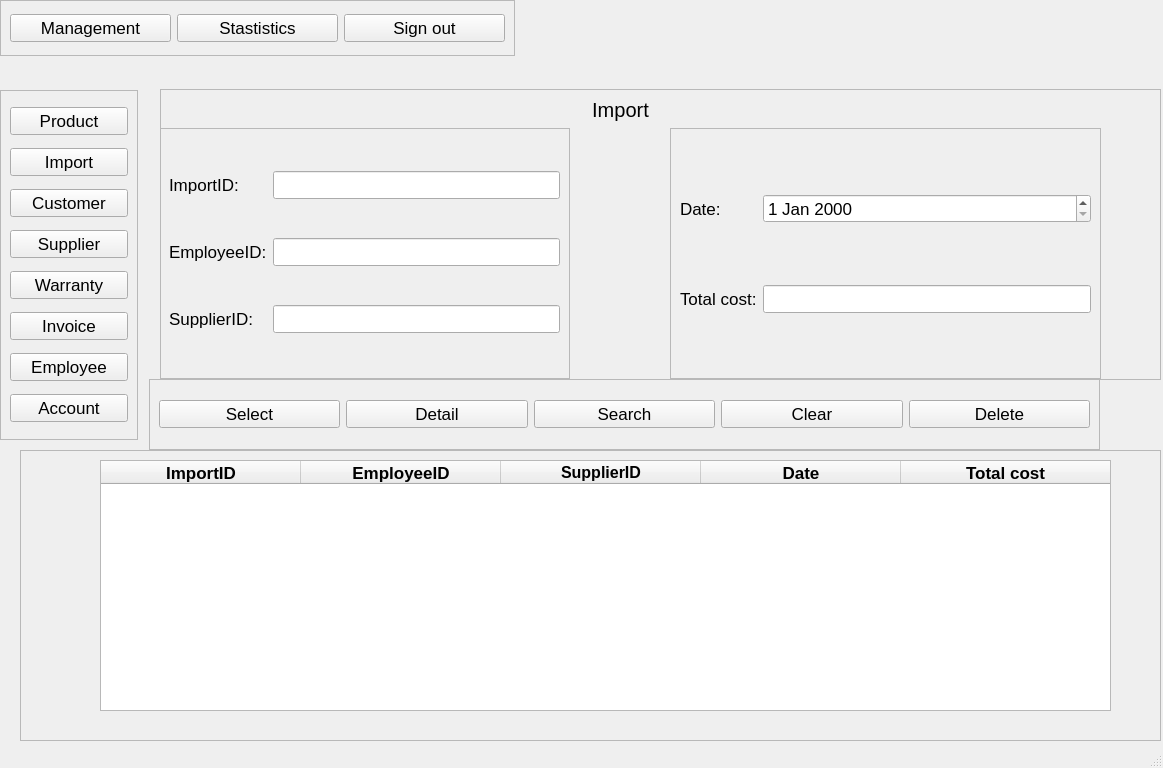
<?xml version="1.0" encoding="UTF-8"?>
<ui version="4.0">
 <class>ImportAdmin</class>
 <widget class="QMainWindow" name="ImportAdmin">
  <property name="geometry">
   <rect>
    <x>0</x>
    <y>0</y>
    <width>1163</width>
    <height>768</height>
   </rect>
  </property>
  <property name="font">
   <font>
    <pointsize>13</pointsize>
   </font>
  </property>
  <property name="windowTitle">
   <string>MainWindow</string>
  </property>
  <widget class="QWidget" name="centralwidget">
   <widget class="QFrame" name="frame">
    <property name="geometry">
     <rect>
      <x>20</x>
      <y>450</y>
      <width>1141</width>
      <height>291</height>
     </rect>
    </property>
    <property name="frameShape">
     <enum>QFrame::StyledPanel</enum>
    </property>
    <property name="frameShadow">
     <enum>QFrame::Raised</enum>
    </property>
    <widget class="QTableWidget" name="table">
     <property name="geometry">
      <rect>
       <x>80</x>
       <y>10</y>
       <width>1011</width>
       <height>251</height>
      </rect>
     </property>
     <property name="focusPolicy">
      <enum>Qt::NoFocus</enum>
     </property>
     <property name="showGrid">
      <bool>false</bool>
     </property>
     <attribute name="horizontalHeaderMinimumSectionSize">
      <number>50</number>
     </attribute>
     <attribute name="horizontalHeaderDefaultSectionSize">
      <number>200</number>
     </attribute>
     <attribute name="horizontalHeaderStretchLastSection">
      <bool>true</bool>
     </attribute>
     <attribute name="verticalHeaderVisible">
      <bool>false</bool>
     </attribute>
     <attribute name="verticalHeaderDefaultSectionSize">
      <number>35</number>
     </attribute>
     <column>
      <property name="text">
       <string>ImportID</string>
      </property>
      <property name="font">
       <font>
        <weight>75</weight>
        <bold>true</bold>
       </font>
      </property>
      <property name="textAlignment">
       <set>AlignCenter</set>
      </property>
     </column>
     <column>
      <property name="text">
       <string>EmployeeID</string>
      </property>
      <property name="font">
       <font>
        <weight>75</weight>
        <bold>true</bold>
       </font>
      </property>
      <property name="textAlignment">
       <set>AlignCenter</set>
      </property>
     </column>
     <column>
      <property name="text">
       <string>SupplierID</string>
      </property>
      <property name="font">
       <font>
        <pointsize>12</pointsize>
        <weight>75</weight>
        <bold>true</bold>
       </font>
      </property>
      <property name="textAlignment">
       <set>AlignCenter</set>
      </property>
     </column>
     <column>
      <property name="text">
       <string>Date</string>
      </property>
      <property name="font">
       <font>
        <weight>75</weight>
        <bold>true</bold>
       </font>
      </property>
      <property name="textAlignment">
       <set>AlignCenter</set>
      </property>
     </column>
     <column>
      <property name="text">
       <string>Total cost</string>
      </property>
      <property name="font">
       <font>
        <weight>75</weight>
        <bold>true</bold>
       </font>
      </property>
      <property name="textAlignment">
       <set>AlignCenter</set>
      </property>
     </column>
    </widget>
   </widget>
   <widget class="QFrame" name="frame_2">
    <property name="geometry">
     <rect>
      <x>160</x>
      <y>89</y>
      <width>1001</width>
      <height>291</height>
     </rect>
    </property>
    <property name="frameShape">
     <enum>QFrame::StyledPanel</enum>
    </property>
    <property name="frameShadow">
     <enum>QFrame::Raised</enum>
    </property>
    <widget class="QLabel" name="label">
     <property name="geometry">
      <rect>
       <x>410</x>
       <y>0</y>
       <width>101</width>
       <height>41</height>
      </rect>
     </property>
     <property name="font">
      <font>
       <pointsize>15</pointsize>
      </font>
     </property>
     <property name="text">
      <string>Import</string>
     </property>
     <property name="alignment">
      <set>Qt::AlignCenter</set>
     </property>
    </widget>
    <widget class="QFrame" name="frame_6">
     <property name="geometry">
      <rect>
       <x>-1</x>
       <y>39</y>
       <width>411</width>
       <height>251</height>
      </rect>
     </property>
     <property name="frameShape">
      <enum>QFrame::StyledPanel</enum>
     </property>
     <property name="frameShadow">
      <enum>QFrame::Raised</enum>
     </property>
     <layout class="QGridLayout" name="gridLayout">
      <item row="0" column="1">
       <widget class="QLineEdit" name="importID"/>
      </item>
      <item row="1" column="0">
       <widget class="QLabel" name="label_3">
        <property name="text">
         <string>EmployeeID:</string>
        </property>
       </widget>
      </item>
      <item row="1" column="1">
       <widget class="QLineEdit" name="employeeID"/>
      </item>
      <item row="0" column="0">
       <widget class="QLabel" name="label_2">
        <property name="text">
         <string>ImportID:</string>
        </property>
       </widget>
      </item>
      <item row="2" column="0">
       <widget class="QLabel" name="label_6">
        <property name="text">
         <string>SupplierID:</string>
        </property>
       </widget>
      </item>
      <item row="2" column="1">
       <widget class="QLineEdit" name="supplierID"/>
      </item>
     </layout>
    </widget>
    <widget class="QFrame" name="frame_7">
     <property name="geometry">
      <rect>
       <x>510</x>
       <y>39</y>
       <width>431</width>
       <height>251</height>
      </rect>
     </property>
     <property name="frameShape">
      <enum>QFrame::StyledPanel</enum>
     </property>
     <property name="frameShadow">
      <enum>QFrame::Raised</enum>
     </property>
     <layout class="QGridLayout" name="gridLayout_2">
      <item row="0" column="0">
       <widget class="QLabel" name="label_5">
        <property name="text">
         <string>Date:</string>
        </property>
       </widget>
      </item>
      <item row="1" column="0">
       <widget class="QLabel" name="label_4">
        <property name="text">
         <string>Total cost:</string>
        </property>
       </widget>
      </item>
      <item row="1" column="1">
       <widget class="QLineEdit" name="totalCost"/>
      </item>
      <item row="0" column="1">
       <widget class="QDateEdit" name="date"/>
      </item>
     </layout>
    </widget>
   </widget>
   <widget class="QFrame" name="frame_3">
    <property name="geometry">
     <rect>
      <x>0</x>
      <y>0</y>
      <width>515</width>
      <height>56</height>
     </rect>
    </property>
    <property name="layoutDirection">
     <enum>Qt::LeftToRight</enum>
    </property>
    <property name="frameShape">
     <enum>QFrame::StyledPanel</enum>
    </property>
    <property name="frameShadow">
     <enum>QFrame::Raised</enum>
    </property>
    <layout class="QHBoxLayout" name="horizontalLayout">
     <item>
      <widget class="QPushButton" name="management">
       <property name="text">
        <string>Management</string>
       </property>
      </widget>
     </item>
     <item>
      <widget class="QPushButton" name="statistic">
       <property name="text">
        <string>Stastistics</string>
       </property>
      </widget>
     </item>
     <item>
      <widget class="QPushButton" name="signOut">
       <property name="text">
        <string>Sign out</string>
       </property>
      </widget>
     </item>
    </layout>
   </widget>
   <widget class="QFrame" name="frame_4">
    <property name="geometry">
     <rect>
      <x>149</x>
      <y>379</y>
      <width>951</width>
      <height>71</height>
     </rect>
    </property>
    <property name="frameShape">
     <enum>QFrame::StyledPanel</enum>
    </property>
    <property name="frameShadow">
     <enum>QFrame::Raised</enum>
    </property>
    <layout class="QHBoxLayout" name="horizontalLayout_2">
     <item>
      <widget class="QPushButton" name="select">
       <property name="text">
        <string>Select</string>
       </property>
      </widget>
     </item>
     <item>
      <widget class="QPushButton" name="detail">
       <property name="text">
        <string>Detail</string>
       </property>
      </widget>
     </item>
     <item>
      <widget class="QPushButton" name="search">
       <property name="text">
        <string>Search</string>
       </property>
      </widget>
     </item>
     <item>
      <widget class="QPushButton" name="clear">
       <property name="text">
        <string>Clear</string>
       </property>
      </widget>
     </item>
     <item>
      <widget class="QPushButton" name="delete_2">
       <property name="text">
        <string>Delete</string>
       </property>
      </widget>
     </item>
    </layout>
   </widget>
   <widget class="QFrame" name="frame_5">
    <property name="geometry">
     <rect>
      <x>0</x>
      <y>90</y>
      <width>138</width>
      <height>350</height>
     </rect>
    </property>
    <property name="frameShape">
     <enum>QFrame::StyledPanel</enum>
    </property>
    <property name="frameShadow">
     <enum>QFrame::Raised</enum>
    </property>
    <layout class="QVBoxLayout" name="verticalLayout">
     <item>
      <widget class="QPushButton" name="product">
       <property name="text">
        <string>Product</string>
       </property>
      </widget>
     </item>
     <item>
      <widget class="QPushButton" name="import_2">
       <property name="text">
        <string>Import</string>
       </property>
      </widget>
     </item>
     <item>
      <widget class="QPushButton" name="customer">
       <property name="text">
        <string>Customer</string>
       </property>
      </widget>
     </item>
     <item>
      <widget class="QPushButton" name="supplier">
       <property name="text">
        <string>Supplier</string>
       </property>
      </widget>
     </item>
     <item>
      <widget class="QPushButton" name="warranty">
       <property name="text">
        <string>Warranty</string>
       </property>
      </widget>
     </item>
     <item>
      <widget class="QPushButton" name="invoice">
       <property name="text">
        <string>Invoice</string>
       </property>
      </widget>
     </item>
     <item>
      <widget class="QPushButton" name="employee">
       <property name="text">
        <string>Employee</string>
       </property>
      </widget>
     </item>
     <item>
      <widget class="QPushButton" name="account">
       <property name="text">
        <string>Account</string>
       </property>
      </widget>
     </item>
    </layout>
   </widget>
  </widget>
  <widget class="QMenuBar" name="menubar">
   <property name="geometry">
    <rect>
     <x>0</x>
     <y>0</y>
     <width>1163</width>
     <height>26</height>
    </rect>
   </property>
  </widget>
  <widget class="QStatusBar" name="statusbar"/>
 </widget>
 <resources/>
 <connections/>
</ui>
